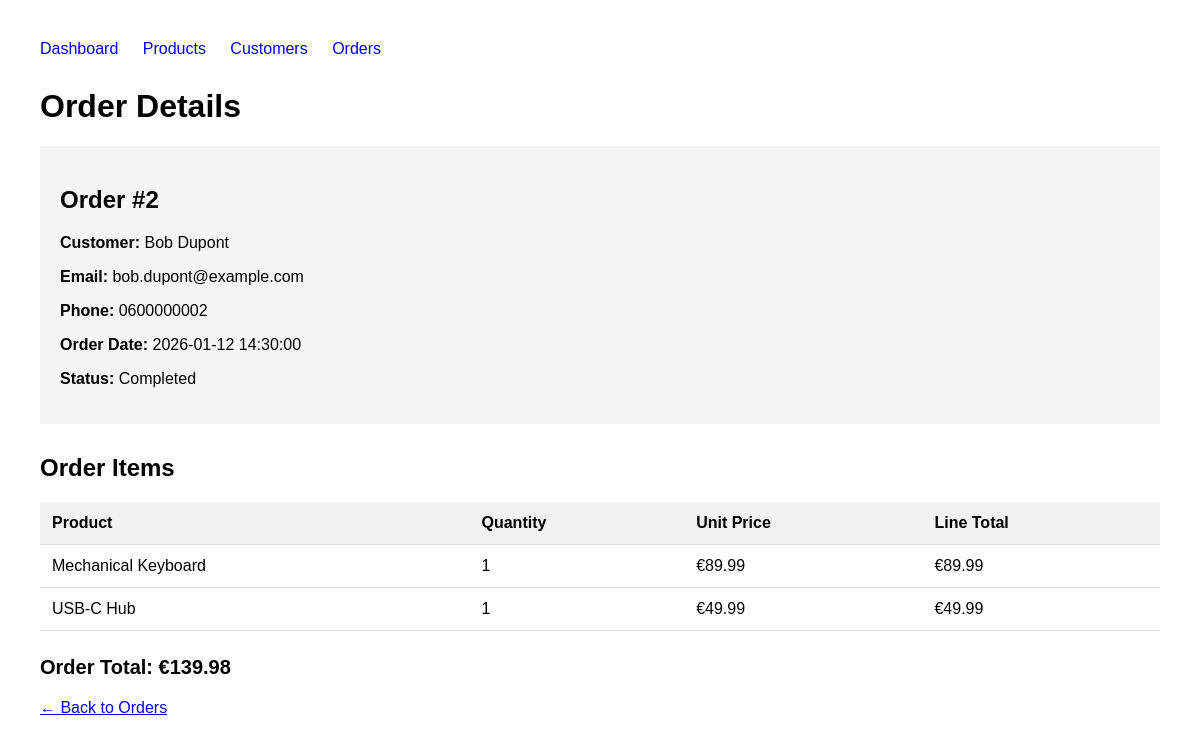
/orders/2, run on the app's committed database.
### tables this page shows
CREATE TABLE orders (
    order_id INTEGER PRIMARY KEY AUTOINCREMENT,
    customer_id INTEGER NOT NULL,
    order_date TEXT NOT NULL DEFAULT CURRENT_TIMESTAMP,
    status TEXT NOT NULL DEFAULT 'Completed',
    FOREIGN KEY (customer_id) REFERENCES customers(customer_id)
);

CREATE TABLE customers (
    customer_id INTEGER PRIMARY KEY AUTOINCREMENT,
    first_name TEXT NOT NULL,
    last_name TEXT NOT NULL,
    email TEXT NOT NULL UNIQUE,
    phone TEXT,
    created_at TEXT NOT NULL DEFAULT CURRENT_TIMESTAMP
);

CREATE TABLE order_items (
    order_item_id INTEGER PRIMARY KEY AUTOINCREMENT,
    order_id INTEGER NOT NULL,
    product_id INTEGER NOT NULL,
    quantity INTEGER NOT NULL CHECK (quantity > 0),
    unit_price REAL NOT NULL CHECK (unit_price >= 0),

    FOREIGN KEY (order_id)
        REFERENCES orders(order_id)
        ON DELETE CASCADE,

    FOREIGN KEY (product_id)
        REFERENCES products(product_id),

    UNIQUE (order_id, product_id)
);

CREATE TABLE products (
    product_id INTEGER PRIMARY KEY AUTOINCREMENT,
    category_id INTEGER NOT NULL,
    name TEXT NOT NULL,
    description TEXT,
    price REAL NOT NULL CHECK (price >= 0),
    stock INTEGER NOT NULL DEFAULT 0 CHECK (stock >= 0),

    FOREIGN KEY (category_id)
        REFERENCES categories(category_id)
);

### src/routes/orders.py (the view)
@orders_bp.route("/<int:order_id>")
def order_details(order_id):
    connection = get_db_connection()
    order = connection.execute(
        """
        SELECT
            o.order_id,
            o.order_date,
            o.status,
            c.first_name,
            c.last_name,
            c.email,
            c.phone
        FROM orders o
        JOIN customers c
            ON o.customer_id = c.customer_id
        WHERE o.order_id = ?
        """,
        (order_id,)
    ).fetchone()
    if order is None:
        connection.close()
        return "Order not found", 404
    items = connection.execute(
        """
        SELECT
            p.name AS product_name,
            oi.quantity,
            oi.unit_price,
            oi.quantity * oi.unit_price AS line_total
        FROM order_items oi
        JOIN products p
            ON oi.product_id = p.product_id
        WHERE oi.order_id = ?
        ORDER BY p.name
        """,
        (order_id,)
    ).fetchall()
    order_total = connection.execute(
        """
        SELECT
            COALESCE(
                SUM(quantity * unit_price),
                0
            ) AS order_total
        FROM order_items
        WHERE order_id = ?
        """,
        (order_id,)
    ).fetchone()["order_total"]
    connection.close()
    return render_template(
        "order_details.html",
        order=order,
        items=items,
        order_total=order_total
    )

### src/database.py (called while the page is built)
def get_db_connection():
    connection = sqlite3.connect(DATABASE_PATH)
    connection.row_factory = sqlite3.Row
    connection.execute("PRAGMA foreign_keys = ON")
    return connection

### src/templates/order_details.html (shortened to what this page needs)
<!DOCTYPE html>
<html>
<head>
</head>
<body>
    <nav>
        <a href="{{ url_for('dashboard') }}">Dashboard</a>
        <a href="{{ url_for('products.product_list') }}">Products</a>
        <a href="{{ url_for('customers.customer_list') }}">Customers</a>
        <a href="{{ url_for('orders.order_list') }}">Orders</a>
    </nav>
    <h1>Order Details</h1>
    <div class="order-info">
        <h2>Order #{{ order.order_id }}</h2>
        <p>
            <strong>Customer:</strong>
            {{ order.first_name }} {{ order.last_name }}
        </p>
        <p>
            <strong>Email:</strong>
            {{ order.email }}
        </p>
        <p>
            <strong>Phone:</strong>
            {{ order.phone or "Not provided" }}
        </p>
        <p>
            <strong>Order Date:</strong>
            {{ order.order_date }}
        </p>
        <p>
            <strong>Status:</strong>
            {{ order.status }}
        </p>
    </div>
    <h2>Order Items</h2>
    <table>
        <thead>
            <tr>
                <th>Product</th>
                <th>Quantity</th>
                <th>Unit Price</th>
                <th>Line Total</th>
            </tr>
        </thead>
        <tbody>
            {% for item in items %}
            <tr>
                <td>
                    {{ item.product_name }}
                </td>
                <td>
                    {{ item.quantity }}
                </td>
                <td>
                    €{{ "%.2f"|format(item.unit_price) }}
                </td>
                <td>
                    €{{ "%.2f"|format(item.line_total) }}
                </td>
            </tr>
            {% else %}
            <tr>
                <td colspan="4">
                    No items found for this order.
                </td>
            </tr>
            {% endfor %}
        </tbody>
    </table>
    <p class="total">
        Order Total:
        €{{ "%.2f"|format(order_total) }}
    </p>
    <p>
        <a href="{{ url_for('orders.order_list') }}">
            ← Back to Orders
        </a>
    </p>
</body>
</html>

### src/templates/order_details.html (style rules this page uses)
body { font-family: Arial, sans-serif; margin: 40px; }
nav { margin-bottom: 30px; }
nav a { margin-right: 20px; text-decoration: none; }
.order-info { background: #f5f5f5; padding: 20px; margin-bottom: 30px; }
table { width: 100%; border-collapse: collapse; margin-top: 20px; }
th, td { padding: 12px; border-bottom: 1px solid #ddd; text-align: left; }
th { background: #f2f2f2; }
.total { font-size: 20px; font-weight: bold; margin-top: 25px; }

### data on the page
orders: order_id "2", order_date "2026-01-12 14:30:00", status "Completed"
customers: first_name "Bob", last_name "Dupont", email "bob.dupont@example.com", phone "0600000002"
order_items: product_name "Mechanical Keyboard", quantity "1", unit_price "89.99", line_total "89.99"
order_items: product_name "USB-C Hub", quantity "1", unit_price "49.99", line_total "49.99"

### other printed values
{{ "%.2f"|format(order_total) }} "139.98"
